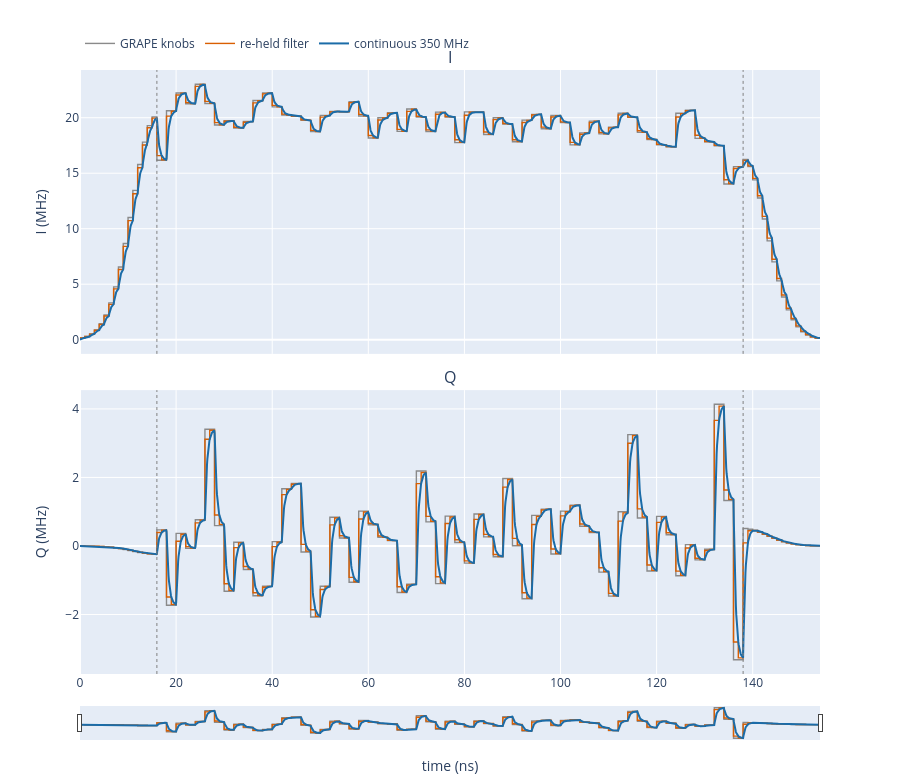

Source (notebook cell):
### Markdown cell above
## A saved GRAPE pulse

This is the optimized CR half from `cr_grape_robust_zz0p15MHz_mms_l0p3_20260823_174651.npz` (154 samples, 1 ns each). $I$ and $Q$ are filtered separately. The plot is interactive: scroll to zoom, drag the box-zoom tool for a region, double-click to reset, and drag the strip under the time axis to pan.

Three traces:

1. **GRAPE knobs.** The 1 ns staircase the solver sees today.
2. **Re-held filter.** One filtered number per nanosecond, held flat again. Still discontinuous.
3. **Continuous 350 MHz.** The exponential chase inside each nanosecond.

### Code cell
import plotly.graph_objects as go
from plotly.subplots import make_subplots
from pathlib import Path

npz_path = Path(
    "/home/hm/IITB/TIFR/Software/Hari_6_qubit/fourqubitv5/HM/simulator/"
    "two_qubit_simulator/optimization/optimization_tests/results/"
    "robust_zz_sweep_dynamiqs/warm/zz_150_kHz/"
    "cr_grape_robust_zz0p15MHz_mms_l0p3_20260823_174651.npz"
)

with np.load(npz_path) as data:
    channels = {
        "I": np.asarray(data["cr_half_opt_I"], dtype=float),
        "Q": np.asarray(data["cr_half_opt_Q"], dtype=float),
    }
    flat_start = int(data["flat_start"])
    fall_start = int(data["fall_start"])

print(npz_path.name)
print(f"samples = {len(channels['I'])}, flat starts at {flat_start} ns, fall starts at {fall_start} ns")


def staircase(values):
    """Hold values[n] on [n, n+1)."""
    x = np.arange(len(values) + 1, dtype=float)
    y = np.concatenate([np.asarray(values, dtype=float), [values[-1]]])
    return x, y


fig = make_subplots(
    rows=2,
    cols=1,
    shared_xaxes=True,
    vertical_spacing=0.06,
    subplot_titles=("I", "Q"),
)

for row, (name, knobs) in enumerate(channels.items(), start=1):
    y_left = left_edges(knobs, A)
    reheld = y_left[1:]
    t = np.linspace(0.0, len(knobs) - 1e-6, 12 * len(knobs))
    gap = float(np.max(np.abs(y_left[:-1] - knobs)))
    print(f"{name}: largest left-edge gap |y - knob| = {gap:.2f} MHz")

    x_knob, y_knob = staircase(knobs)
    x_held, y_held = staircase(reheld)
    first = row == 1
    fig.add_trace(
        go.Scatter(
            x=x_knob,
            y=y_knob,
            mode="lines",
            line=dict(color="#8a8a8a", width=1.4, shape="hv"),
            name="GRAPE knobs",
            legendgroup="knobs",
            showlegend=first,
        ),
        row=row,
        col=1,
    )
    fig.add_trace(
        go.Scatter(
            x=x_held,
            y=y_held,
            mode="lines",
            line=dict(color="#d95f02", width=1.4, shape="hv"),
            name="re-held filter",
            legendgroup="reheld",
            showlegend=first,
        ),
        row=row,
        col=1,
    )
    fig.add_trace(
        go.Scatter(
            x=t,
            y=continuous(t, knobs, y_left),
            mode="lines",
            line=dict(color="#1b6ca8", width=2),
            name="continuous 350 MHz",
            legendgroup="continuous",
            showlegend=first,
        ),
        row=row,
        col=1,
    )
    fig.update_yaxes(title_text=f"{name} (MHz)", row=row, col=1)

fig.update_xaxes(title_text="time (ns)", row=2, col=1)
fig.update_xaxes(rangeslider=dict(visible=True, thickness=0.05), row=2, col=1)
fig.add_vline(x=flat_start, line_width=1, line_dash="dot", line_color="gray")
fig.add_vline(x=fall_start, line_width=1, line_dash="dot", line_color="gray")
fig.update_layout(
    height=780,
    hovermode="x unified",
    legend=dict(orientation="h", yanchor="bottom", y=1.02, x=0),
    margin=dict(t=70, b=40),
)
fig.show(config={"scrollZoom": True, "displayModeBar": True})

### Figure 1 — Plotly figure (JSON) as saved in the notebook; plotly's stock layout.template omitted (floating-point values rounded to 4 significant figures; data arrays with more than 128 entries replaced by an {"elided": "..."} marker saying what was removed)
{"data": [{"legendgroup": "knobs", "line": {"color": "#8a8a8a", "shape": "hv", "width": 1.4}, "mode": "lines", "name": "GRAPE knobs", "showlegend": true, "type": "scatter", "x": {"elided": "155 float values"}, "xaxis": "x", "y": {"elided": "155 float values"}, "yaxis": "y"}, {"legendgroup": "reheld", "line": {"color": "#d95f02", "shape": "hv", "width": 1.4}, "mode": "lines", "name": "re-held filter", "showlegend": true, "type": "scatter", "x": {"elided": "155 float values"}, "xaxis": "x", "y": {"elided": "155 float values"}, "yaxis": "y"}, {"legendgroup": "continuous", "line": {"color": "#1b6ca8", "width": 2}, "mode": "lines", "name": "continuous 350 MHz", "showlegend": true, "type": "scatter", "x": {"elided": "1848 float values"}, "xaxis": "x", "y": {"elided": "1848 float values"}, "yaxis": "y"}, {"legendgroup": "knobs", "line": {"color": "#8a8a8a", "shape": "hv", "width": 1.4}, "mode": "lines", "name": "GRAPE knobs", "showlegend": false, "type": "scatter", "x": {"elided": "155 float values"}, "xaxis": "x2", "y": {"elided": "155 float values"}, "yaxis": "y2"}, {"legendgroup": "reheld", "line": {"color": "#d95f02", "shape": "hv", "width": 1.4}, "mode": "lines", "name": "re-held filter", "showlegend": false, "type": "scatter", "x": {"elided": "155 float values"}, "xaxis": "x2", "y": {"elided": "155 float values"}, "yaxis": "y2"}, {"legendgroup": "continuous", "line": {"color": "#1b6ca8", "width": 2}, "mode": "lines", "name": "continuous 350 MHz", "showlegend": false, "type": "scatter", "x": {"elided": "1848 float values"}, "xaxis": "x2", "y": {"elided": "1848 float values"}, "yaxis": "y2"}], "layout": {"annotations": [{"font": {"size": 16}, "showarrow": false, "text": "I", "x": 0.5, "xanchor": "center", "xref": "paper", "y": 1, "yanchor": "bottom", "yref": "paper"}, {"font": {"size": 16}, "showarrow": false, "text": "Q", "x": 0.5, "xanchor": "center", "xref": "paper", "y": 0.47, "yanchor": "bottom", "yref": "paper"}], "height": 780, "hovermode": "x unified", "legend": {"orientation": "h", "x": 0, "y": 1.02, "yanchor": "bottom"}, "margin": {"b": 40, "t": 70}, "shapes": [{"line": {"color": "gray", "dash": "dot", "width": 1}, "type": "line", "x0": 16, "x1": 16, "xref": "x", "y0": 0, "y1": 1, "yref": "y domain"}, {"line": {"color": "gray", "dash": "dot", "width": 1}, "type": "line", "x0": 16, "x1": 16, "xref": "x2", "y0": 0, "y1": 1, "yref": "y2 domain"}, {"line": {"color": "gray", "dash": "dot", "width": 1}, "type": "line", "x0": 138, "x1": 138, "xref": "x", "y0": 0, "y1": 1, "yref": "y domain"}, {"line": {"color": "gray", "dash": "dot", "width": 1}, "type": "line", "x0": 138, "x1": 138, "xref": "x2", "y0": 0, "y1": 1, "yref": "y2 domain"}], "xaxis": {"anchor": "y", "domain": [0, 1], "matches": "x2", "showticklabels": false}, "xaxis2": {"anchor": "y2", "domain": [0, 1], "rangeslider": {"thickness": 0.05, "visible": true}, "title": {"text": "time (ns)"}}, "yaxis": {"anchor": "x", "domain": [0.53, 1], "title": {"text": "I (MHz)"}}, "yaxis2": {"anchor": "x2", "domain": [0, 0.47], "title": {"text": "Q (MHz)"}}}}
